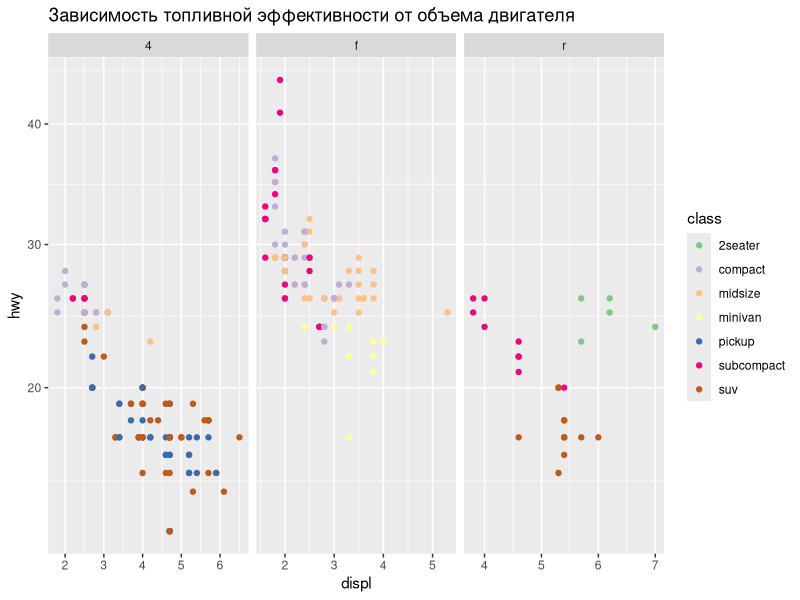
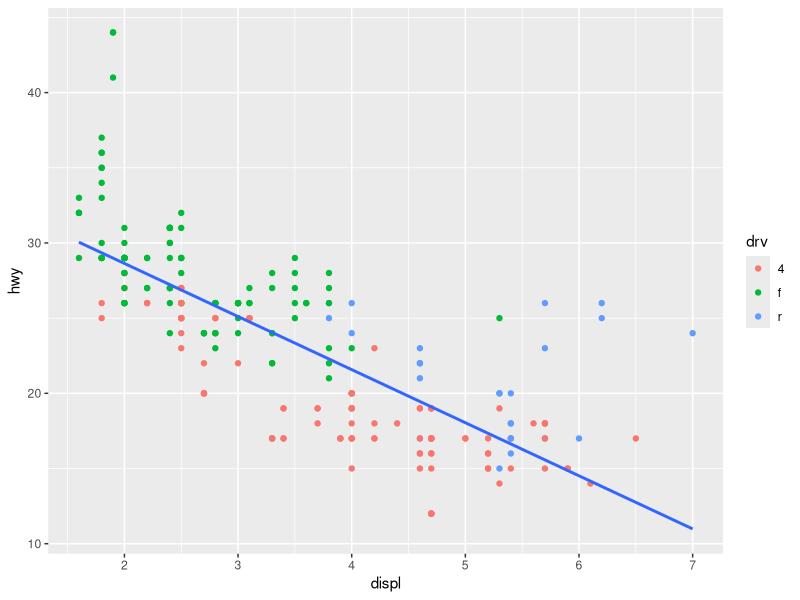
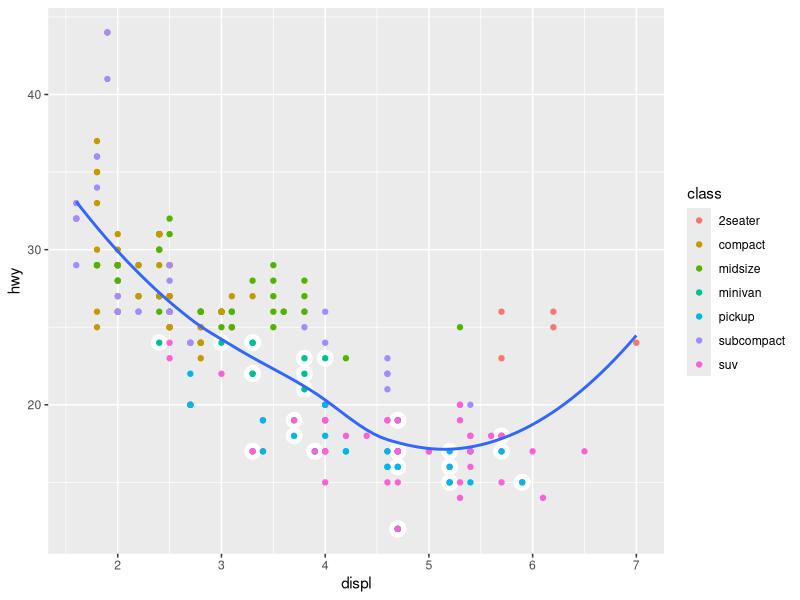
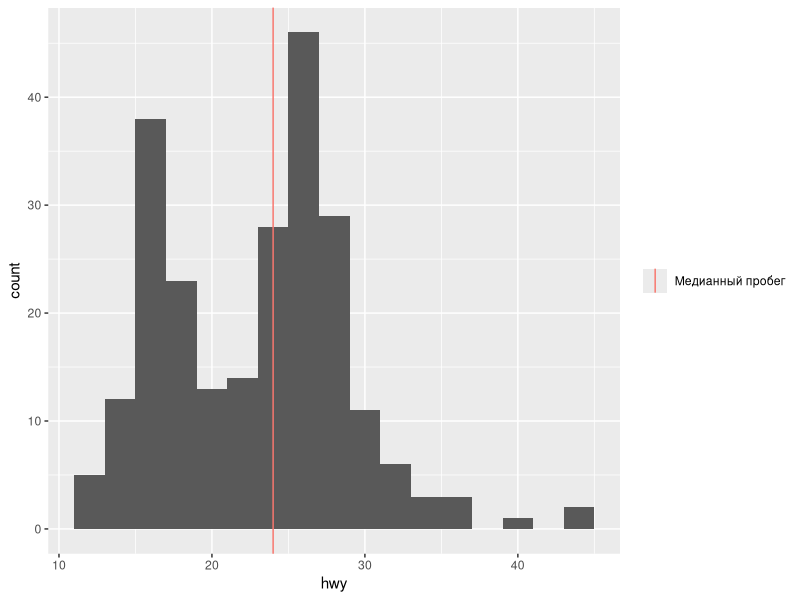
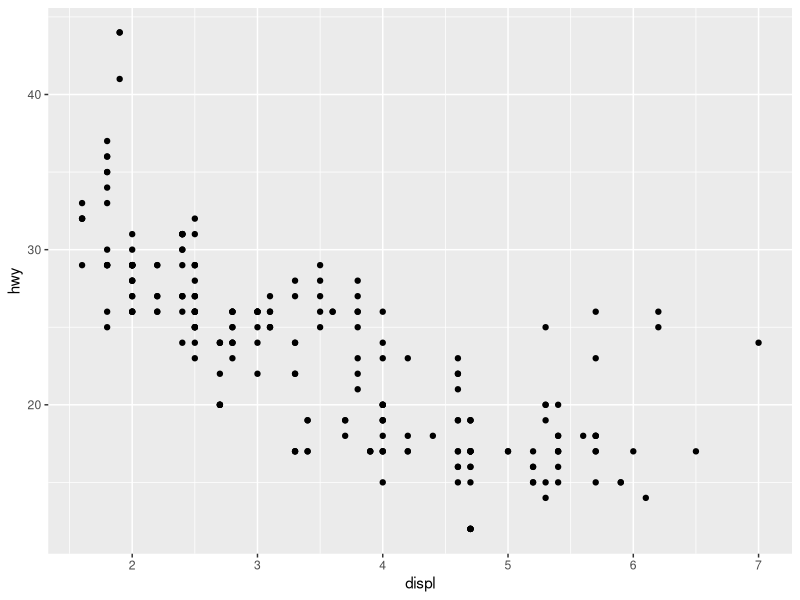
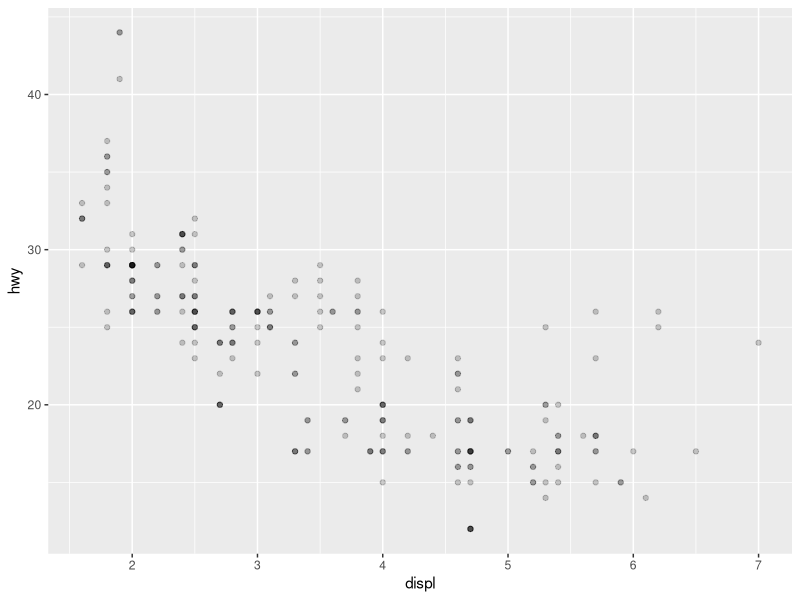
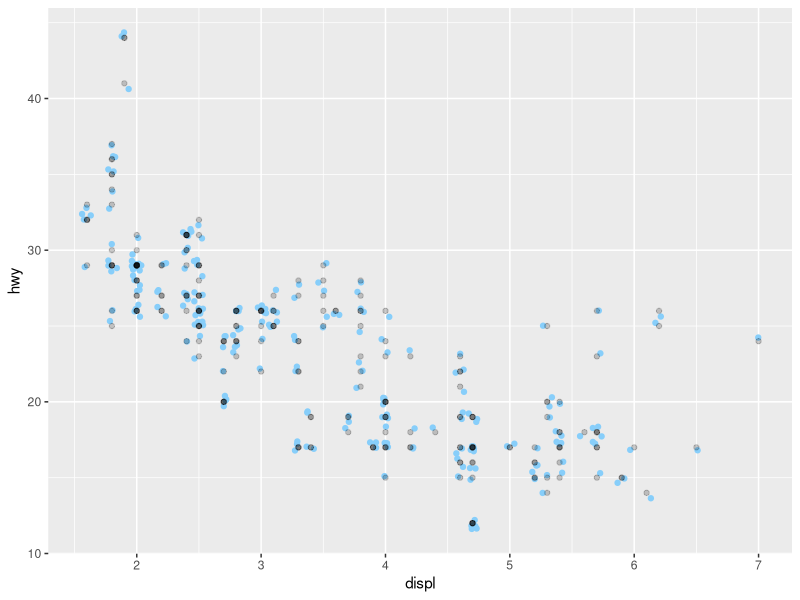
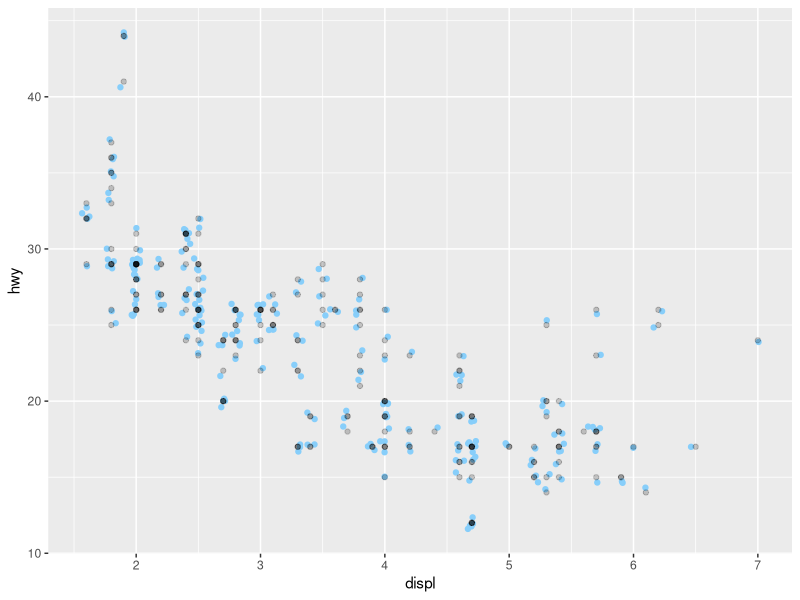

Source code (R) for these figures, in order:
## ---- chunk 1
library(tidyverse)
library(forcats) # работа с факторами
library(scales) # процентный формат для осей на графике
## ---- chunk 2
data(mpg)
head(mpg)

ggplot(data = mpg) + 
  geom_point(mapping = aes(x = displ, y = hwy, color = class)) +
  scale_color_brewer(palette = 'Accent') + 
  scale_y_sqrt() +
  facet_wrap(~drv, scales = 'free_x') +
  labs(title = 'Зависимость топливной эффективности от объема двигателя')

## ---- chunk 3

ggplot(data = mpg, 
       mapping = aes(x = displ, y = hwy)) + # общие для всех слоев связи
  geom_point(mapping = aes(color = drv)) + # x и y уже заданы, добавляем цвет
  geom_smooth(method = 'lm', se = FALSE) # x и y уже заданы

## ---- chunk 4
data(diamonds)
head(diamonds)
## ---- chunk 5
# Раскомментируйте и допишите код:

#ggplot(data = diamonds, ...) +
#  geom_point(...) +
#  geom_smooth(...)

## ---- chunk 6
ggplot(data = mpg, 
       mapping = aes(x = displ, y = hwy)) + 
  
  geom_point(data = 
               filter(mpg, manufacturer == 'dodge'), 
             color = 'white', size = 5) +
  
  geom_point(mapping = aes(color = class)) +
  
  geom_smooth(se = FALSE)
## ---- chunk 7
ggplot(data = mpg) + 
  geom_histogram(mapping = aes(x = hwy), 
                 binwidth = 2)  +
  
  geom_vline(mapping = 
               aes(xintercept = median(hwy),
                   color = 'Медианный пробег'),
             show.legend = TRUE) +
  
  labs(color = NULL)

## ---- chunk 8
# Исходный график с наложением
ggplot(data = mpg) +
  geom_point(mapping = aes(x = displ, y = hwy))

# Прозрачность делает точки видимыми
ggplot(data = mpg) +
  geom_point(mapping = aes(x = displ, y = hwy), 
             alpha = 0.2)

## ---- chunk 9

ggplot(data = mpg,
       mapping = aes(x = displ, y = hwy)) +
  
  geom_point(position = 'jitter',
             color = 'lightskyblue') +

  geom_point(alpha = 0.2)
  

## ---- chunk 10

ggplot(data = mpg,
       mapping = aes(x = displ, y = hwy)) +
  
  geom_jitter(color = 'lightskyblue') +

  geom_point(alpha = 0.2)

## ---- chunk 11

ggplot(data = mpg) +
  geom_bar(mapping = aes(x = class))

## ---- chunk 12

ggplot(data = mpg) +
  geom_bar(mapping = aes(x = class, fill = drv))

## ---- chunk 13

ggplot(data = mpg) +
  geom_bar(mapping = aes(x = drv, fill = class))

## ---- chunk 14

ggplot(data = mpg) +
  geom_bar(mapping = aes(x = class, fill = drv),
           position = 'fill') +
  scale_y_continuous(labels = scales::percent) # процентный формат для оси

## ---- chunk 15
#ggplot(data = diamonds) +
  #geom_bar(...)
## ---- chunk 16
ggplot(data = mpg, mapping = aes(x = drv, y = hwy)) +
  geom_bar(stat = 'summary', fun.y = 'mean')

## ---- chunk 17
ggplot(data = mpg, mapping = aes(x = drv, y = hwy)) +
  stat_summary(fun.y = 'mean', geom = 'bar')
## ---- chunk 18
ggplot(data = mpg, 
       mapping = aes(x = drv, 
                     fill = factor(year), 
                     y = hwy)) +
  stat_summary(fun.y = 'mean', geom = 'bar', 
               position = 'dodge')
## ---- chunk 19
ggplot(data = mpg, 
       mapping = aes(x = drv, 
                     fill = factor(year), 
                     y = hwy)) +
  geom_boxplot()
## ---- chunk 20
days <- c('We', 'Tu', 'Th', 'Mo', 'Su', 'Sa', 'Fri')
sort(days)
## ---- chunk 21
days_factor <- 
  factor(days, 
         levels = c('Mo', 'Tu', 'We', 'Th',
                    'Fri', 'Sa', 'Su'))
sort(days_factor)
## ---- chunk 22
str(days_factor)
## ---- chunk 23

mpg <- mutate(mpg,
              drv_factor = 
                factor(drv, levels = c('f', 'r', '4')))

ggplot(data = mpg) +
  geom_bar(mapping = aes(x = "", fill = drv_factor),
           position = 'fill') +
  scale_y_continuous(labels = scales::percent)

ggplot(data = mpg) +
  stat_summary(mapping = aes(x = drv_factor, y = hwy),
               fun.y = 'mean', geom = 'bar')

## ---- chunk 24
ggplot(data = mpg, 
       mapping = aes(x = fct_infreq(manufacturer))) +
  geom_bar() +
  coord_flip()
## ---- chunk 25
ggplot(data = mpg, 
       mapping = 
         aes(x = fct_rev(fct_infreq(manufacturer)))) +
  geom_bar() +
  coord_flip()
## ---- chunk 26
ggplot(data = mpg, 
       mapping = 
         aes(x = fct_reorder(class, hwy, 
                             .fun = mean, 
                             .desc = TRUE), 
             y = hwy)) +
  
  stat_summary(fun.y = 'mean', geom = 'bar') +
  labs(x = 'class')
  
## ---- chunk 27

# Напишите здесь свой код


## ---- chunk 28

# Готовим таблицу данных для рейтинга с помощью dplyr:
class_mpg <- mpg %>% 
  group_by(class) %>%
  summarise(avg_hwy = mean(hwy)) %>% 
  arrange(desc(avg_hwy))

# Таблица данных для рейтинга
class_mpg

# Визуализируем таблицу
ggplot(data = class_mpg, 
       mapping = 
         aes(x = fct_inorder(class), # уровни фактора - в порядке появления в таблице 
             y = avg_hwy)) +
  
  geom_bar(stat = "identity") 
